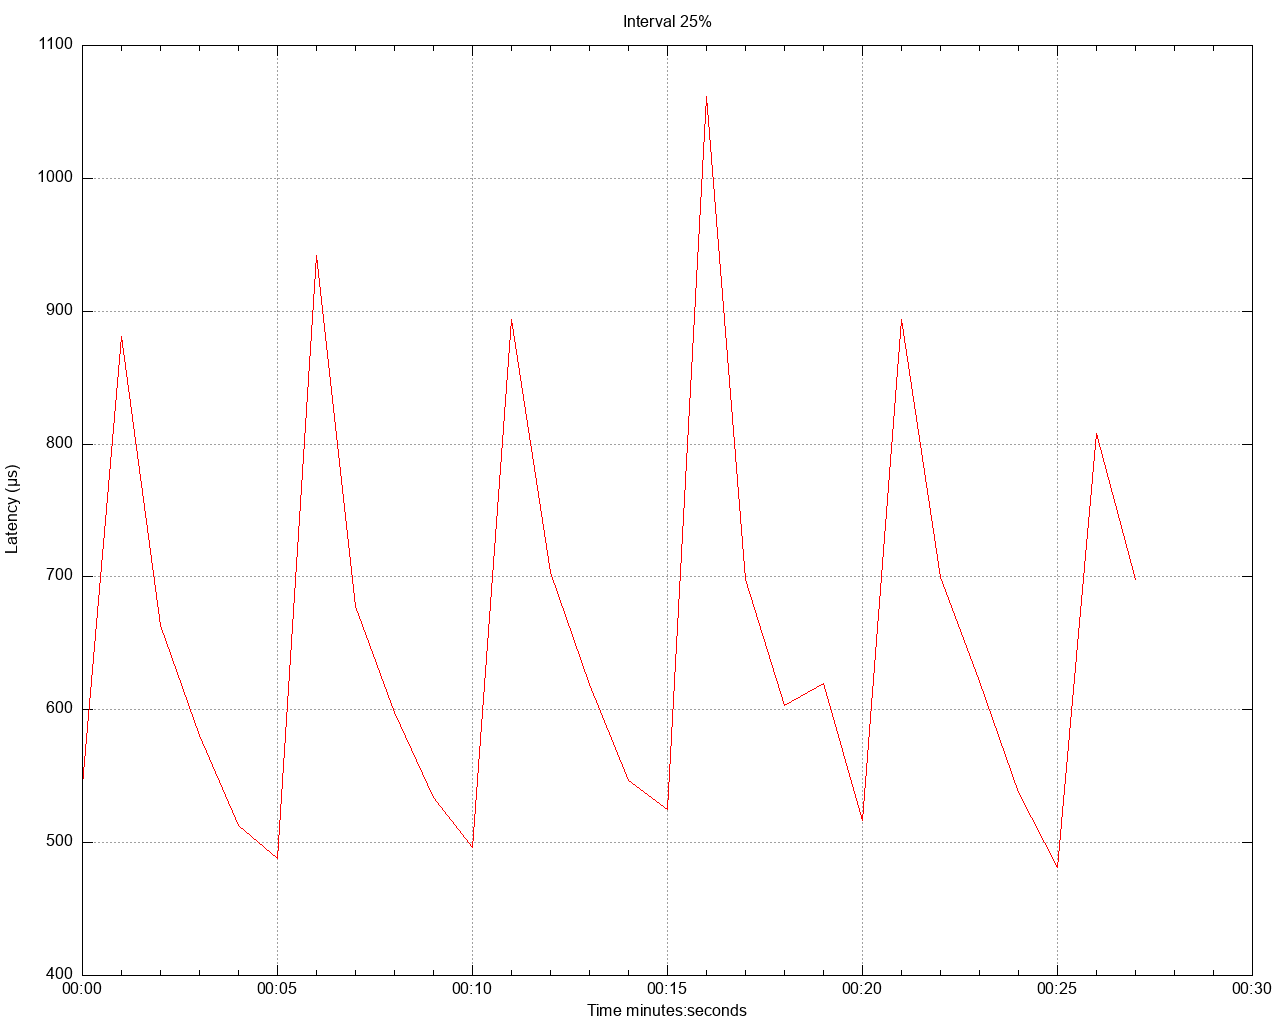

Here is the gnuplot script that generated this plot:
set title 'Interval 25%' noenhanced
set style data lines
set datafile separator ","
set terminal png size 1280,1024
set grid
set key below
set xdata time
set timefmt "%s"
offset = 0
t0(x)=(offset=($0==0) ? x : offset, x - offset)
set xlabel 'Time minutes:seconds'
set ylabel 'Latency (μs)'
set output '/Users/gbarnett/git/hazelcast-simulator/atomiclong-3node-member/atomicreference/latency/latency_interval_25_fourKbWrite.png'
plot \
   '/Users/gbarnett/git/hazelcast-simulator/atomiclong-3node-member/atomicreference/data/latency_interval_25_fourKbWrite_1.data' using (t0(timecolumn(1))):2 title "" lt rgb "red", \
